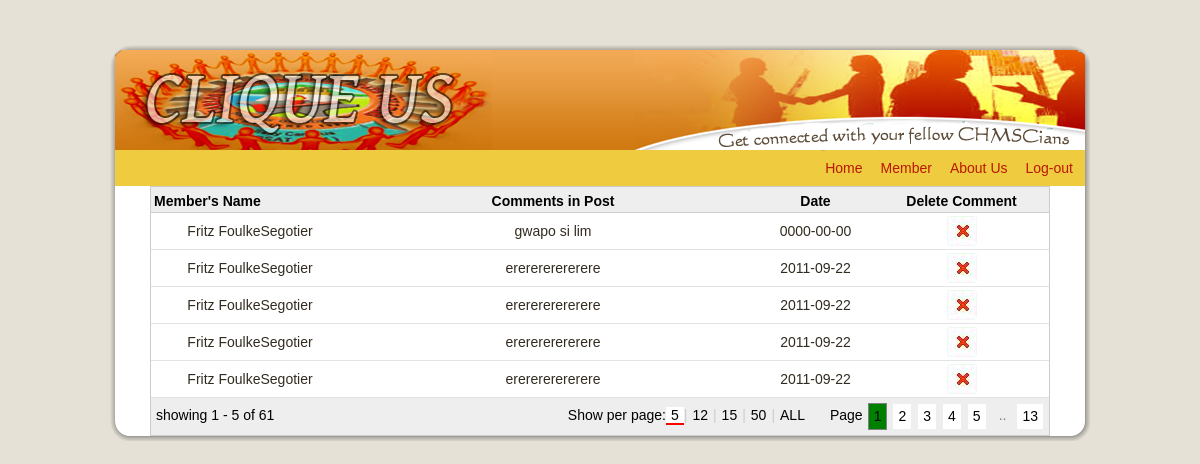
The page /admin/viewcomments.php on the database its author committed.
### tables this page shows
CREATE TABLE IF NOT EXISTS `postcomments` (
  `postcommentid` int(11) NOT NULL AUTO_INCREMENT,
  `postid` int(11) NOT NULL,
  `memberid` int(11) NOT NULL,
  `date` date NOT NULL,
  `comment` varchar(300) NOT NULL,
  PRIMARY KEY (`postcommentid`)
);

CREATE TABLE IF NOT EXISTS `members` (
  `member_id` int(11) NOT NULL AUTO_INCREMENT,
  `password` varchar(16) NOT NULL,
  `firstname` varchar(30) NOT NULL,
  `lastname` varchar(30) NOT NULL,
  `address` varchar(200) NOT NULL,
  `contact_no` int(14) NOT NULL,
  `url` varchar(100) NOT NULL,
  `status_id` int(11) NOT NULL,
  `birthdate` varchar(20) NOT NULL,
  `student_id` int(11) NOT NULL,
  `gender` varchar(6) NOT NULL,
  `date_added` datetime NOT NULL,
  `relationship_id` int(11) NOT NULL,
  `photo` varchar(300) NOT NULL,
  `interest` varchar(300) NOT NULL,
  `Education` varchar(200) NOT NULL,
  `course` varchar(200) NOT NULL,
  PRIMARY KEY (`member_id`)
);

### admin/viewcomments.php (the view, shortened to what this page needs)
<!DOCTYPE html PUBLIC "-//W3C//DTD XHTML 1.0 Transitional//EN" "http://www.w3.org/TR/xhtml1/DTD/xhtml1-transitional.dtd"[]>
<html xmlns="http://www.w3.org/1999/xhtml" dir="ltr" lang="en-US" xml:lang="en">
<head>
<link href="admin.css" rel="stylesheet" type="text/css" />
<link href="../style.css" rel="stylesheet" type="text/css" />
</head>
<body>
        <link rel="stylesheet" type="text/css" href="jTPS.css">
<html xmlns="http://www.w3.org/1999/xhtml" dir="ltr" lang="en-US" xml:lang="en">
<head>
    <link rel="stylesheet" href="style.css" type="text/css" media="screen" />
</head>
<body>
<div id="art-main">
    <div class="art-sheet">
        <div class="art-sheet-body">
            <div class="art-header">
                <div class="art-header-clip">
                <div class="art-header-center">
                    <div class="art-header-jpeg"></div>
                </div>
                </div>
            </div>
<div class="art-nav">
<div class="art-nav-outer">
	<ul class="art-hmenu">
		<li>
			<a href="home.php"><span class="l"></span><span class="r"></span>
			<span class="t"><font color="#ba1802">Home</font></span></a>
		</li>
		<li>
			<a href="view.php" class="active"><span class="l"></span><span class="r"></span>
			<span class="t"><font color="#ba1802">Member</font></span></a>
		</li>
		<li>
			<a href="aboutus.php"><span class="l"></span><span class="r"></span><span class="t">
			<font color="#ba1802">About Us</font></span></a>
		</li>
		<li>
			<a href="logoutadmin.php"><span class="l"></span><span class="r"></span><span class="t">
			<font color="#ba1802">Log-out</font></span></a>
		</li>
	</ul>
</div>
</div>
<div class="art-content-layout">
                <div class="art-content-layout-row">
                    <div class="art-layout-cell art-sidebar1">
			<table id="demoTable" style="border: 1px solid #ccc; width: 900px;" cellspacing="0" width="700" bgcolor="#FFFFFF" align="center">
        <thead >
                <tr>
                        <th sort="description"><span class="style7">Member's Name</span></th>
                        <th sort="beds" align="center"><span class="style7" >Comments in Post</span></th>
						<th sort="beds" align="center"><span class="style7">Date</span></th>
						<th sort="beds" align="center"><span class="style7">Delete Comment</span></th>
				</tr>
        </thead>
	    <?php
				$query = "SELECT postcomments.postcommentid, postcomments.postid, postcomments.memberid,  postcomments.comment, postcomments.date, members.member_id, members.firstname, members.lastname FROM members LEFT JOIN postcomments ON postcomments.memberid=members.member_id ";
				$result = mysql_query($query) or die(mysql_error());
				while($row = mysql_fetch_array($result))
				{
				echo "<td align='center'>" .$row['firstname']. $row['lastname']. " </td>";
				echo "<td align='center'>" .$row['comment']. " </td>";
				echo "<td align='center'>" .$row['date']. " </td>";
				echo "<td align='center'><a href='delete.php?member_id=".$row['member_id']."'><img src='images/del.jpg'></a></td> </tr>";
				}
		?>
        <tfoot class="nav">
                <tr>
                        <td colspan=4><font color="#000000">
                                <div class="pagination"></div>
                                <div class="paginationTitle">Page</div>
                                <div class="selectPerPage"></div>
                                <div class="status"></div>
								</font>
                        </td>
                </tr>
        </tfoot>
		</div>
		</div>
		</div>
</body>
</html>

### admin/admin.css (style rules this page uses)
#art-main { display: inline-block; position: relative; z-index: 0; width: 100%; left: 0; top: 0; cursor:default; overflow:visible; float: left; clear: left; }
body { padding: 0; margin:0; color: #322C20; height:100%; min-height:100%; background-color: #E5E1D7; background-image: url('images/Bottom_texture.jpg'); background-repeat: repeat; background-attachment: fixed; background-position: top left; min-width: 900px; }
.art-sheet { position: relative; margin: 0 auto; min-width: 51px; min-height: 51px; margin-top: 45px; margin-bottom: -5px; cursor:auto; width: 980px; }
.art-sheet-body { position: relative; padding: 5px; padding-top:5px; padding-bottom:5px; height: auto; }
div.art-header { margin: 0 auto; position: relative; width:100%; height: 100px; margin-top: 0; margin-bottom: 0; }
div.art-header-clip { position: absolute; width:100%; left:0; overflow:hidden; height:100px; }
div.art-header-center { position: relative; width: 890px; left:50%; }
div.art-header-jpeg { position: absolute; top: 0; left:-55%; width: 975px; height: 100px; background-image: url('images/header2.png'); background-repeat: no-repeat; background-position: center center; }
.art-content-layout { display: table; position:relative; margin: 0 auto; border-collapse: collapse; background-color: Transparent; border: none !important; padding:0 !important; width:100%; }
.art-layout-cell, .art-content-layout-row { background-color: Transparent; vertical-align: top; text-align: left; border: none; margin:0; padding:0; }
.art-content-layout .art-layout-cell, .art-content-layout .art-layout-cell .art-content-layout .art-layout-cell { display: table-cell; }
.art-content-layout-row { display: table-row; }
.art-content-layout .art-sidebar1 { width: 193px; }

### admin/jTPS.css (style rules this page uses)
.jTPS tfoot .pagination, tfoot .paginationTitle, tfoot .selectPerPage { float: right; white-space: nowrap; line-height: 25px; vertical-align: middle; }
.jTPS tfoot .status { white-space: nowrap; line-height: 25px; vertical-align: middle; }
.jTPS tfoot .paginationTitle { padding-left:20px; }
.jTPS tfoot td { padding: 5px; background: #eee url(eeGrad2.gif) bottom repeat-x; }
.jTPS thead th { color: #000; background: #eee url(eeGrad2.gif) bottom repeat-x; border-bottom: 1px solid #ccc; padding-top: 6px !important; }
.jTPS tbody td { border-bottom: 1px solid #e3e3e3; }

### admin/viewcomments.php (style rules this page uses)
body { font-family: Tahoma; font-size: 9pt; }
#demoTable thead th { white-space: nowrap; overflow-x:hidden; padding: 3px; }
#demoTable tbody td { padding: 3px; }

### rows shown on the page
postcomments: memberid.firstname "Fritz Foulke", memberid.lastname "Segotier", comment "gwapo si lim", date "0000-00-00"
postcomments: memberid.firstname "Fritz Foulke", memberid.lastname "Segotier", comment "ererererererere", date "2011-09-22"
postcomments: memberid.firstname "Fritz Foulke", memberid.lastname "Segotier", comment "ererererererere", date "2011-09-22"
postcomments: memberid.firstname "Fritz Foulke", memberid.lastname "Segotier", comment "ererererererere", date "2011-09-22"
postcomments: memberid.firstname "Fritz Foulke", memberid.lastname "Segotier", comment "ererererererere", date "2011-09-22"
